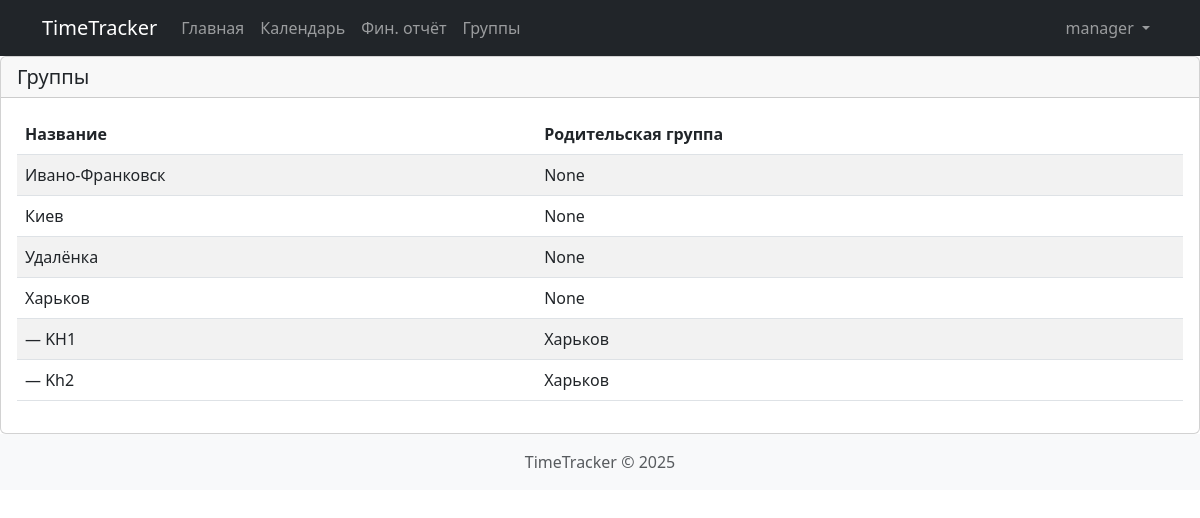
The page /groups.php (signed in) on the database its author committed.
### tables this page shows
CREATE TABLE IF NOT EXISTS `timetrack_groups` (
  `id` int NOT NULL AUTO_INCREMENT,
  `name` varchar(100) NOT NULL,
  `description` text,
  `parent_id` int DEFAULT NULL,
  `created_at` timestamp NULL DEFAULT CURRENT_TIMESTAMP,
  PRIMARY KEY (`id`),
  KEY `parent_id` (`parent_id`),
  CONSTRAINT `timetrack_groups_ibfk_1` FOREIGN KEY (`parent_id`) REFERENCES `timetrack_groups` (`id`) ON DELETE SET NULL
);

### groups.php (the view, shortened to what this page needs)
<?php
require_once 'config.php';
require_once 'includes/header.php';
function getGroupsHierarchy($pdo, $parent_id = null, $level = 0) {
    $stmt = $pdo->prepare("SELECT * FROM timetrack_groups WHERE parent_id " . ($parent_id === null ? "IS NULL" : "= ?") . " ORDER BY name");
    $stmt->execute($parent_id === null ? [] : [$parent_id]);
    $groups = $stmt->fetchAll();
    $result = [];
    foreach ($groups as $group) {
        $group['level'] = $level;
        $result[] = $group;
        $result = array_merge($result, getGroupsHierarchy($pdo, $group['id'], $level + 1));
    }
    return $result;
}
$groups = getGroupsHierarchy($pdo);
?>
    <div class="col-md-12">
        <div class="card">
            <div class="card-header">
                <h5 class="card-title mb-0">Группы</h5>
            </div>
            <div class="card-body">
                <div class="table-responsive">
                    <table class="table table-striped">
                        <thead>
                            <tr>
                                <th>Название</th>
                                <th>Родительская группа</th>
                            </tr>
                        </thead>
                        <tbody>
                            <?php foreach ($groups as $group): ?>
                                <tr>
                                    <td><?php echo str_repeat('—', $group['level']) . ' ' . $group['name']; ?></td>
                                    <td>
                                        <?php
                                        if ($group['parent_id']) {
                                            $stmt = $pdo->prepare("SELECT name FROM timetrack_groups WHERE id = ?");
                                            $stmt->execute([$group['parent_id']]);
                                            $parent = $stmt->fetch();
                                            echo $parent['name'];
                                        } else {
                                            echo 'None';
                                        }
                                        ?>
                                    </td>
                                </tr>
                            <?php endforeach; ?>
                        </tbody>
                    </table>
                </div>
            </div>
        </div>
    </div>
<?php require_once 'includes/footer.php'; ?>

### rows shown on the page
timetrack_groups: name "Ивано-Франковск", shows "None"
timetrack_groups: name "Киев", shows "None"
timetrack_groups: name "Удалёнка", shows "None"
timetrack_groups: name "Харьков", shows "None"
timetrack_groups: level "—", name "KH1", parent.name "Харьков"
timetrack_groups: level "—", name "Kh2", parent.name "Харьков"

### other values the page prints
APP_NAME "TimeTracker"
$_SESSION['login'] "manager"
